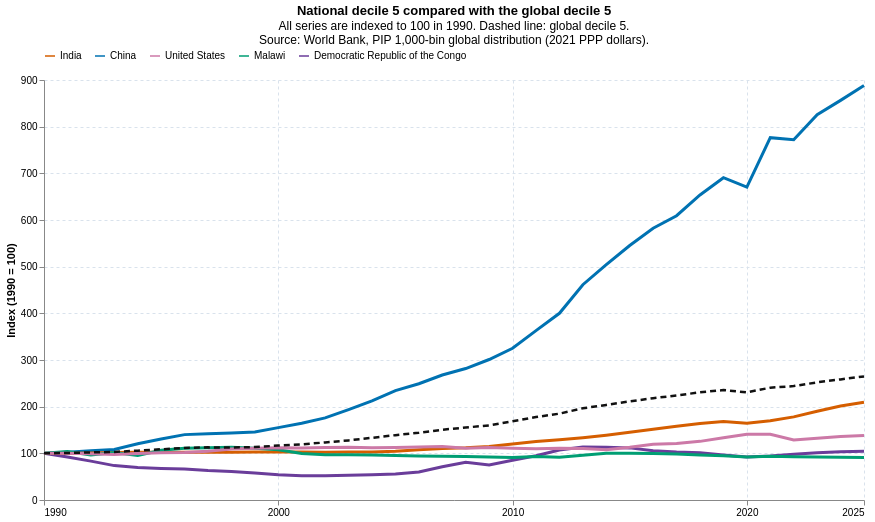

Source (notebook cell):
### Markdown cell above
## Idea. National decile 5 compared with the global decile 5

This visualization repeats the country comparison for the middle of the distribution. Solid lines show the mean welfare of decile 5 within each country; the dashed line shows the global decile 5. All series are indexed to 100 in 1990.

### Code cell
country_decile5 = (
    bins[
        bins['code'].isin(country_codes)
        & bins['year'].between(START_YEAR, END_YEAR)
        & bins['quantile'].between(401, 500)
    ]
    .groupby(['code', 'year'], as_index=False)
    .agg(decile5_welfare=('welf_b', 'mean'))
)
country_decile5['country'] = country_decile5['code'].map(country_codes)

country_decile5_base = (
    country_decile5[country_decile5['year'] == START_YEAR]
    .set_index('code')['decile5_welfare']
)
country_decile5['index_1990'] = (
    100 * country_decile5['decile5_welfare']
    / country_decile5['code'].map(country_decile5_base)
)

global_decile5 = deciles[deciles['decile'] == 5][['year', 'mean_welf']].copy()
global_decile5_base = global_decile5.set_index('year')['mean_welf'].loc[START_YEAR]
global_decile5['index_1990'] = 100 * global_decile5['mean_welf'] / global_decile5_base

country_decile5_lines = alt.Chart(country_decile5).mark_line(strokeWidth=3).encode(
    x=alt.X(
        'year:Q',
        title=None,
        scale=alt.Scale(domain=[START_YEAR, END_YEAR]),
        axis=alt.Axis(format='d', values=YEAR_TICKS),
    ),
    y=alt.Y(
        'index_1990:Q',
        title='Index (1990 = 100)',
        scale=alt.Scale(zero=False),
    ),
    color=alt.Color(
        'country:N',
        title=None,
        scale=alt.Scale(domain=country_order, range=list(country_colors.values())),
        legend=alt.Legend(orient='top'),
    ),
    tooltip=[
        alt.Tooltip('year:O', title='Year'),
        alt.Tooltip('country:N', title='Country'),
        alt.Tooltip('decile5_welfare:Q', title='National decile 5 welfare', format='.2f'),
        alt.Tooltip('index_1990:Q', title='Index', format='.1f'),
    ],
)

global_decile5_line = alt.Chart(global_decile5).mark_line(
    color='#111111',
    strokeDash=[6, 4],
    strokeWidth=2.5,
).encode(
    x=alt.X('year:Q'),
    y=alt.Y('index_1990:Q'),
    tooltip=[
        alt.Tooltip('year:O', title='Year'),
        alt.Tooltip('mean_welf:Q', title='Global decile 5 welfare', format='.2f'),
        alt.Tooltip('index_1990:Q', title='Global index', format='.1f'),
    ],
)

decile5_chart = (
    (country_decile5_lines + global_decile5_line)
    .properties(
        width=820,
        height=420,
        title=alt.TitleParams(
            'National decile 5 compared with the global decile 5',
            subtitle=['All series are indexed to 100 in 1990. Dashed line: global decile 5.', SOURCE],
        ),
    )
    .configure_view(stroke=None)
    .configure_axis(grid=True, gridColor='#d9e2ec', gridDash=[3, 3])
)

decile5_chart.save(str(FIG_DIR / 'national_decile5_index.png'), scale_factor=2)
decile5_chart

### Figure 1 — Vega-Lite specification as saved in the notebook (floating-point values rounded to 4 significant figures; data arrays with more than 128 entries replaced by an {"elided": "..."} marker saying what was removed)
{"config": {"view": {"continuousWidth": 300, "continuousHeight": 300, "stroke": null}, "axis": {"grid": true, "gridColor": "#d9e2ec", "gridDash": [3, 3]}}, "layer": [{"data": {"name": "data-de1d0ea34d045138282dbab0fb742dea"}, "mark": {"type": "line", "strokeWidth": 3}, "encoding": {"color": {"field": "country", "legend": {"orient": "top"}, "scale": {"domain": ["India", "China", "United States", "Malawi", "Democratic Republic of the Congo"], "range": ["#D55E00", "#0072B2", "#CC79A7", "#009E73", "#6A3D9A"]}, "title": null, "type": "nominal"}, "tooltip": [{"field": "year", "title": "Year", "type": "ordinal"}, {"field": "country", "title": "Country", "type": "nominal"}, {"field": "decile5_welfare", "format": ".2f", "title": "National decile 5 welfare", "type": "quantitative"}, {"field": "index_1990", "format": ".1f", "title": "Index", "type": "quantitative"}], "x": {"axis": {"format": "d", "values": [1990, 2000, 2010, 2020, 2025]}, "field": "year", "scale": {"domain": [1990, 2025]}, "title": null, "type": "quantitative"}, "y": {"field": "index_1990", "scale": {"zero": false}, "title": "Index (1990 = 100)", "type": "quantitative"}}}, {"data": {"name": "data-f7d100066650e2c14c76c3baf14ceb91"}, "mark": {"type": "line", "color": "#111111", "strokeDash": [6, 4], "strokeWidth": 2.5}, "encoding": {"tooltip": [{"field": "year", "title": "Year", "type": "ordinal"}, {"field": "mean_welf", "format": ".2f", "title": "Global decile 5 welfare", "type": "quantitative"}, {"field": "index_1990", "format": ".1f", "title": "Global index", "type": "quantitative"}], "x": {"field": "year", "type": "quantitative"}, "y": {"field": "index_1990", "type": "quantitative"}}}], "height": 420, "title": {"text": "National decile 5 compared with the global decile 5", "subtitle": ["All series are indexed to 100 in 1990. Dashed line: global decile 5.", "Source: World Bank, PIP 1,000-bin global distribution (2021 PPP dollars)."]}, "width": 820, "$schema": "https://vega.github.io/schema/vega-lite/v6.4.1.json", "datasets": {"data-de1d0ea34d045138282dbab0fb742dea": {"elided": "180 records"}, "data-f7d100066650e2c14c76c3baf14ceb91": [{"year": 1990, "mean_welf": 3.131, "index_1990": 100.0}, {"year": 1991, "mean_welf": 3.152, "index_1990": 100.7}, {"year": 1992, "mean_welf": 3.194, "index_1990": 102.0}, {"year": 1993, "mean_welf": 3.226, "index_1990": 103.0}, {"year": 1994, "mean_welf": 3.312, "index_1990": 105.8}, {"year": 1995, "mean_welf": 3.403, "index_1990": 108.7}, {"year": 1996, "mean_welf": 3.491, "index_1990": 111.5}, {"year": 1997, "mean_welf": 3.531, "index_1990": 112.8}, {"year": 1998, "mean_welf": 3.524, "index_1990": 112.5}, {"year": 1999, "mean_welf": 3.55, "index_1990": 113.4}, {"year": 2000, "mean_welf": 3.651, "index_1990": 116.6}, {"year": 2001, "mean_welf": 3.735, "index_1990": 119.3}, {"year": 2002, "mean_welf": 3.862, "index_1990": 123.3}, {"year": 2003, "mean_welf": 3.999, "index_1990": 127.7}, {"year": 2004, "mean_welf": 4.171, "index_1990": 133.2}, {"year": 2005, "mean_welf": 4.352, "index_1990": 139.0}, {"year": 2006, "mean_welf": 4.515, "index_1990": 144.2}, {"year": 2007, "mean_welf": 4.714, "index_1990": 150.6}, {"year": 2008, "mean_welf": 4.861, "index_1990": 155.3}, {"year": 2009, "mean_welf": 5.008, "index_1990": 159.9}, {"year": 2010, "mean_welf": 5.289, "index_1990": 168.9}, {"year": 2011, "mean_welf": 5.566, "index_1990": 177.8}, {"year": 2012, "mean_welf": 5.794, "index_1990": 185.0}, {"year": 2013, "mean_welf": 6.155, "index_1990": 196.6}, {"year": 2014, "mean_welf": 6.381, "index_1990": 203.8}, {"year": 2015, "mean_welf": 6.616, "index_1990": 211.3}, {"year": 2016, "mean_welf": 6.83, "index_1990": 218.1}, {"year": 2017, "mean_welf": 7.013, "index_1990": 224.0}, {"year": 2018, "mean_welf": 7.227, "index_1990": 230.8}, {"year": 2019, "mean_welf": 7.376, "index_1990": 235.6}, {"year": 2020, "mean_welf": 7.223, "index_1990": 230.7}, {"year": 2021, "mean_welf": 7.535, "index_1990": 240.7}, {"year": 2022, "mean_welf": 7.643, "index_1990": 244.1}, {"year": 2023, "mean_welf": 7.894, "index_1990": 252.1}, {"year": 2024, "mean_welf": 8.092, "index_1990": 258.4}, {"year": 2025, "mean_welf": 8.29, "index_1990": 264.8}]}}
